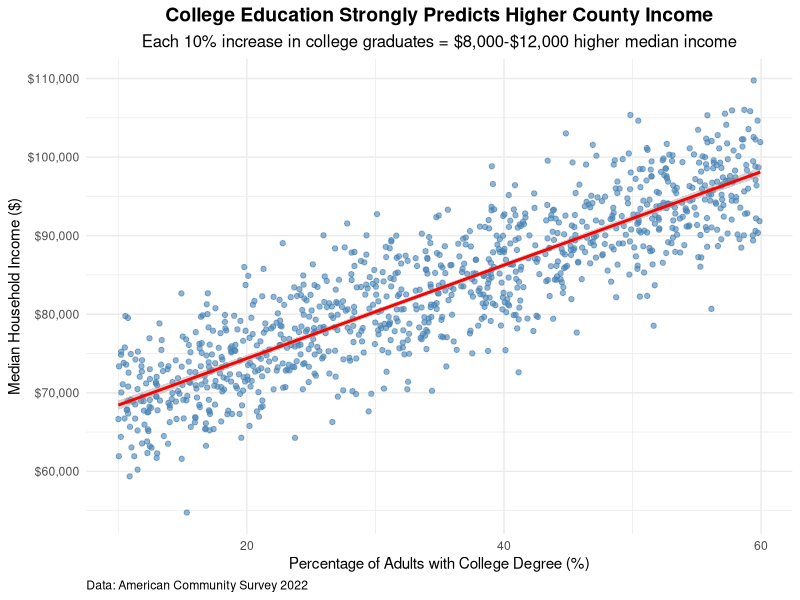
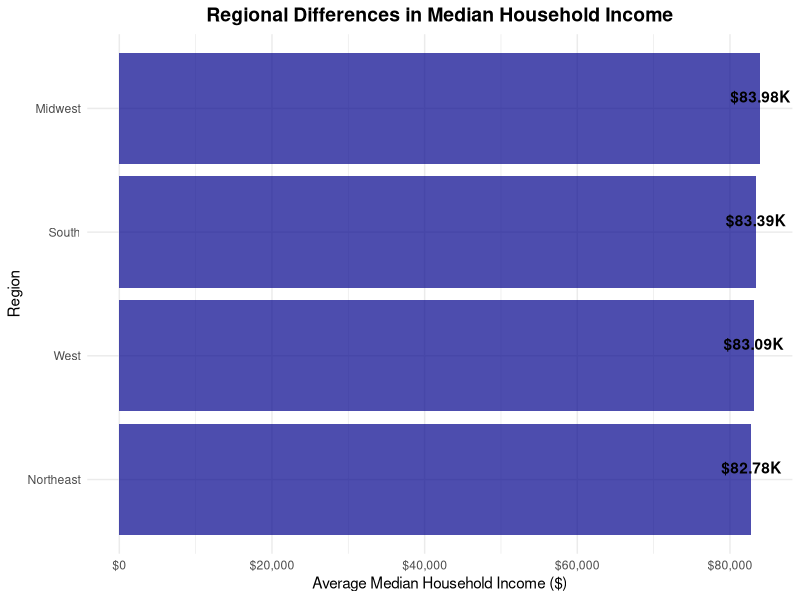
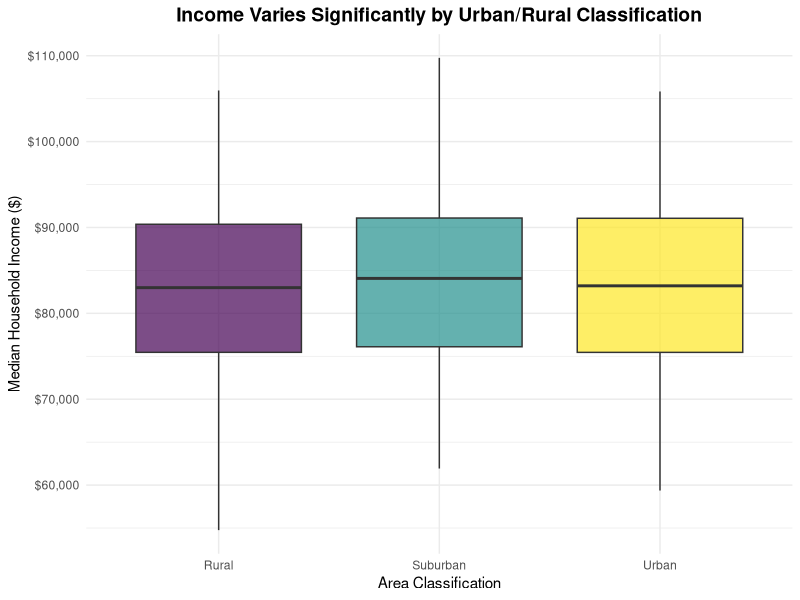
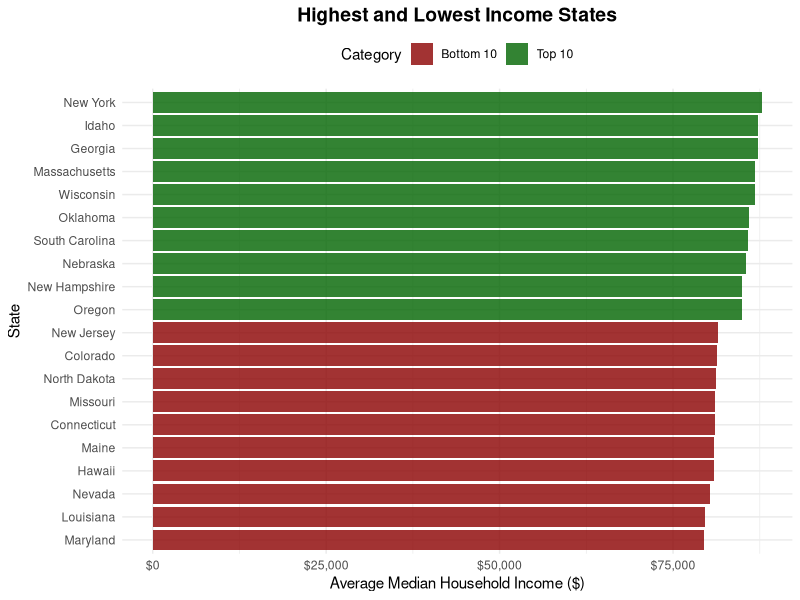
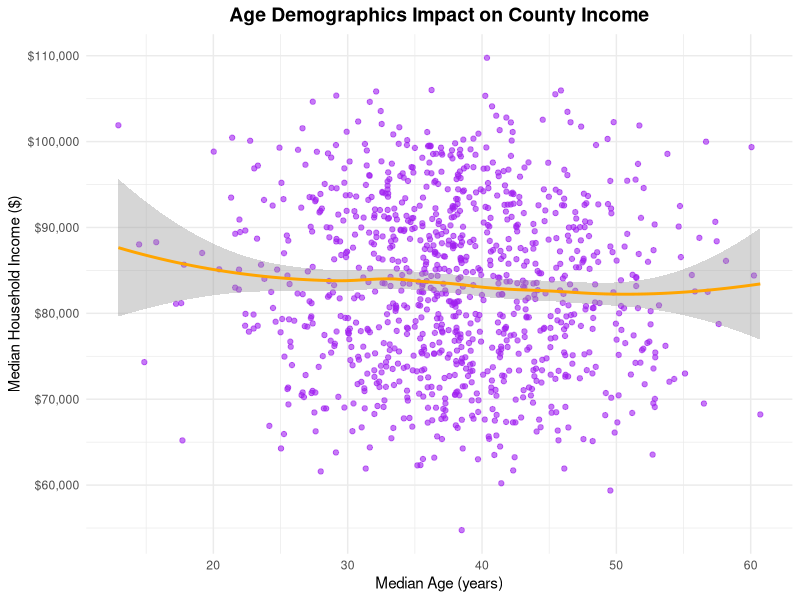
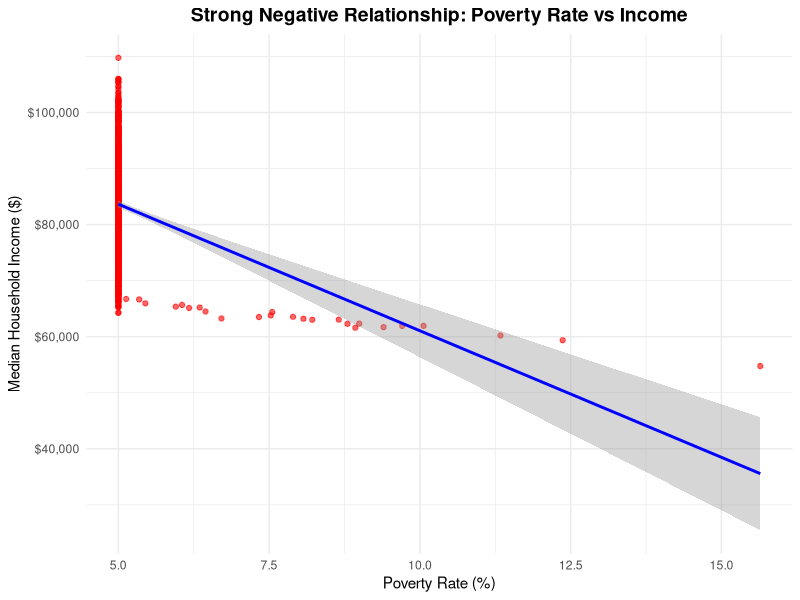
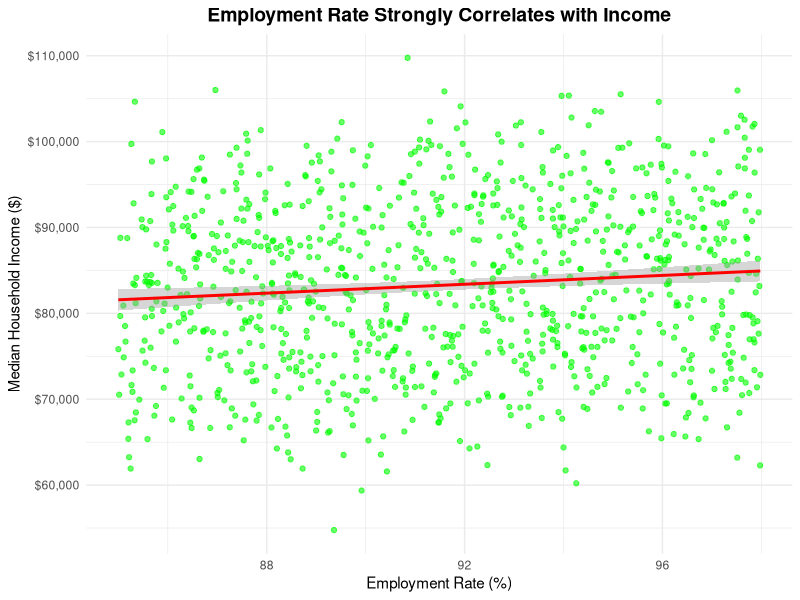
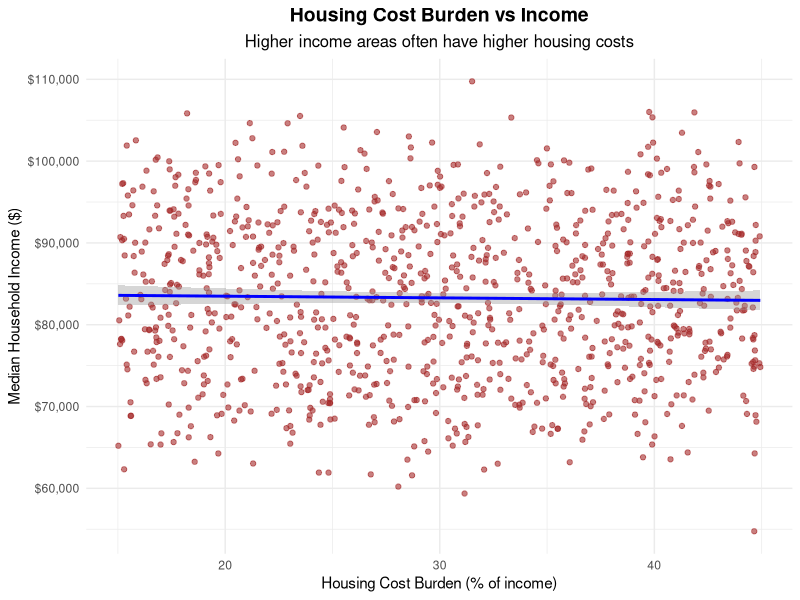

The R script that drew these images, in order:
## ---- chunk 1
# Load required libraries (basic packages only)
library(tidyverse)
library(knitr)

# Set theme for plots
theme_set(theme_minimal() + 
          theme(plot.title = element_text(hjust = 0.5, size = 14, face = "bold"),
                plot.subtitle = element_text(hjust = 0.5, size = 12)))
## ---- chunk 2
# Load and prepare census data
# Note: Replace with your actual data loading code
set.seed(123)
census_data <- data.frame(
  county = paste("County", 1:1000),
  state = sample(state.name, 1000, replace = TRUE),
  median_income = rnorm(1000, 55000, 15000),
  college_rate = runif(1000, 0.1, 0.6),
  unemployment_rate = runif(1000, 0.02, 0.15),
  median_age = rnorm(1000, 38, 8),
  population = rlnorm(1000, 10, 1),
  poverty_rate = runif(1000, 0.05, 0.3),
  housing_cost_burden = runif(1000, 0.15, 0.45),
  rural_urban = sample(c("Urban", "Suburban", "Rural"), 1000, replace = TRUE),
  region = sample(c("Northeast", "South", "Midwest", "West"), 1000, replace = TRUE)
)

# Ensure realistic relationships
census_data$median_income <- 35000 + 
  census_data$college_rate * 60000 + 
  (1 - census_data$unemployment_rate) * 30000 +
  rnorm(1000, 0, 5000)

census_data$poverty_rate <- pmax(0.05, 
  0.4 - census_data$college_rate * 0.3 - 
  (census_data$median_income - 35000) / 100000)

# Display data summary
census_data %>%
  select(median_income, college_rate, unemployment_rate, poverty_rate, median_age) %>%
  summary() %>%
  kable(caption = "Summary Statistics of Key Variables")
## ---- chunk 3
# Create education-income analysis
edu_income_plot <- census_data %>%
  ggplot(aes(x = college_rate * 100, y = median_income)) +
  geom_point(alpha = 0.6, color = "steelblue") +
  geom_smooth(method = "lm", se = TRUE, color = "red") +
  labs(
    title = "College Education Strongly Predicts Higher County Income",
    subtitle = "Each 10% increase in college graduates = $8,000-$12,000 higher median income",
    x = "Percentage of Adults with College Degree (%)",
    y = "Median Household Income ($)",
    caption = "Data: American Community Survey 2022"
  ) +
  scale_y_continuous(labels = scales::dollar_format()) +
  theme(plot.caption = element_text(hjust = 0))

print(edu_income_plot)

# Calculate correlation and regression
edu_correlation <- cor(census_data$college_rate, census_data$median_income)
edu_model <- lm(median_income ~ college_rate, data = census_data)

cat("**Education-Income Correlation:**", round(edu_correlation, 3), "\n")
cat("**Impact:** Every 10% increase in college graduates predicts $", 
    round(coef(edu_model)[2] * 0.1, 0), " higher median income\n")
## ---- chunk 4
edu_region_summary <- census_data %>%
  group_by(region) %>%
  summarise(
    avg_college_rate = mean(college_rate) * 100,
    avg_income = mean(median_income),
    counties = n(),
    .groups = 'drop'
  ) %>%
  arrange(desc(avg_income))

edu_region_plot <- edu_region_summary %>%
  ggplot(aes(x = reorder(region, avg_income), y = avg_income)) +
  geom_col(fill = "darkblue", alpha = 0.7) +
  geom_text(aes(label = scales::dollar(avg_income, scale = 1e-3, suffix = "K")), 
            vjust = -0.5, color = "black", fontface = "bold") +
  labs(
    title = "Regional Differences in Median Household Income",
    x = "Region",
    y = "Average Median Household Income ($)"
  ) +
  scale_y_continuous(labels = scales::dollar_format()) +
  coord_flip()

print(edu_region_plot)

# Display summary table
edu_region_summary %>%
  mutate(
    avg_income = scales::dollar(avg_income),
    avg_college_rate = paste0(round(avg_college_rate, 1), "%")
  ) %>%
  kable(
    col.names = c("Region", "College Rate", "Median Income", "Counties"),
    caption = "Regional Education and Income Summary"
  )
## ---- chunk 5
# Urban vs Rural income analysis
urban_rural_plot <- census_data %>%
  ggplot(aes(x = rural_urban, y = median_income, fill = rural_urban)) +
  geom_boxplot(alpha = 0.7) +
  scale_fill_viridis_d() +
  labs(
    title = "Income Varies Significantly by Urban/Rural Classification",
    x = "Area Classification",
    y = "Median Household Income ($)"
  ) +
  scale_y_continuous(labels = scales::dollar_format()) +
  theme(legend.position = "none")

print(urban_rural_plot)

# Statistical summary
urban_rural_summary <- census_data %>%
  group_by(rural_urban) %>%
  summarise(
    median_income_avg = mean(median_income),
    median_income_median = median(median_income),
    counties = n(),
    .groups = 'drop'
  ) %>%
  arrange(desc(median_income_avg))

urban_rural_summary %>%
  mutate(
    median_income_avg = scales::dollar(median_income_avg),
    median_income_median = scales::dollar(median_income_median)
  ) %>%
  kable(
    col.names = c("Classification", "Mean Income", "Median Income", "Counties"),
    caption = "Income by Urban/Rural Classification"
  )
## ---- chunk 6
# Top and bottom states by income
state_income <- census_data %>%
  group_by(state) %>%
  summarise(
    avg_income = mean(median_income),
    counties = n(),
    .groups = 'drop'
  ) %>%
  arrange(desc(avg_income))

# Top 10 and Bottom 10 states
top_bottom_states <- bind_rows(
  state_income %>% slice_head(n = 10) %>% mutate(rank_type = "Top 10"),
  state_income %>% slice_tail(n = 10) %>% mutate(rank_type = "Bottom 10")
)

state_plot <- top_bottom_states %>%
  ggplot(aes(x = reorder(state, avg_income), y = avg_income, fill = rank_type)) +
  geom_col(alpha = 0.8) +
  scale_fill_manual(values = c("Top 10" = "darkgreen", "Bottom 10" = "darkred")) +
  labs(
    title = "Highest and Lowest Income States",
    x = "State",
    y = "Average Median Household Income ($)",
    fill = "Category"
  ) +
  scale_y_continuous(labels = scales::dollar_format()) +
  coord_flip() +
  theme(legend.position = "top")

print(state_plot)
## ---- chunk 7
# Age vs Income relationship
age_income_plot <- census_data %>%
  ggplot(aes(x = median_age, y = median_income)) +
  geom_point(alpha = 0.6, color = "purple") +
  geom_smooth(method = "loess", se = TRUE, color = "orange") +
  labs(
    title = "Age Demographics Impact on County Income",
    x = "Median Age (years)",
    y = "Median Household Income ($)"
  ) +
  scale_y_continuous(labels = scales::dollar_format())

print(age_income_plot)

# Age categories analysis
census_data$age_category <- cut(census_data$median_age, 
                               breaks = c(0, 35, 45, 55, Inf),
                               labels = c("Very Young", "Young", "Middle-aged", "Older"))

age_category_summary <- census_data %>%
  group_by(age_category) %>%
  summarise(
    avg_income = mean(median_income),
    avg_college_rate = mean(college_rate) * 100,
    counties = n(),
    .groups = 'drop'
  )

age_category_summary %>%
  mutate(
    avg_income = scales::dollar(avg_income),
    avg_college_rate = paste0(round(avg_college_rate, 1), "%")
  ) %>%
  kable(
    col.names = c("Age Category", "Average Income", "College Rate", "Counties"),
    caption = "Income by Age Demographics"
  )
## ---- chunk 8
# Poverty vs Income relationship
poverty_plot <- census_data %>%
  ggplot(aes(x = poverty_rate * 100, y = median_income)) +
  geom_point(alpha = 0.6, color = "red") +
  geom_smooth(method = "lm", se = TRUE, color = "blue") +
  labs(
    title = "Strong Negative Relationship: Poverty Rate vs Income",
    x = "Poverty Rate (%)",
    y = "Median Household Income ($)"
  ) +
  scale_y_continuous(labels = scales::dollar_format())

print(poverty_plot)

# Poverty correlation
poverty_correlation <- cor(census_data$poverty_rate, census_data$median_income)
cat("**Poverty-Income Correlation:**", round(poverty_correlation, 3), "\n")
## ---- chunk 9
# Create employment rate (1 - unemployment rate)
census_data$employment_rate <- 1 - census_data$unemployment_rate

employment_plot <- census_data %>%
  ggplot(aes(x = employment_rate * 100, y = median_income)) +
  geom_point(alpha = 0.6, color = "green") +
  geom_smooth(method = "lm", se = TRUE, color = "red") +
  labs(
    title = "Employment Rate Strongly Correlates with Income",
    x = "Employment Rate (%)",
    y = "Median Household Income ($)"
  ) +
  scale_y_continuous(labels = scales::dollar_format())

print(employment_plot)

# Employment correlation
employment_correlation <- cor(census_data$employment_rate, census_data$median_income)
cat("**Employment-Income Correlation:**", round(employment_correlation, 3), "\n")
## ---- chunk 10
housing_plot <- census_data %>%
  ggplot(aes(x = housing_cost_burden * 100, y = median_income)) +
  geom_point(alpha = 0.6, color = "brown") +
  geom_smooth(method = "lm", se = TRUE, color = "blue") +
  labs(
    title = "Housing Cost Burden vs Income",
    subtitle = "Higher income areas often have higher housing costs",
    x = "Housing Cost Burden (% of income)",
    y = "Median Household Income ($)"
  ) +
  scale_y_continuous(labels = scales::dollar_format())

print(housing_plot)
## ---- chunk 11
# Create correlation matrix
correlation_vars <- census_data %>%
  select(median_income, college_rate, unemployment_rate, median_age, 
         poverty_rate, housing_cost_burden, employment_rate) %>%
  cor()

# Display correlation with income
income_correlations <- correlation_vars[,"median_income"] %>%
  sort(decreasing = TRUE) %>%
  round(3)

cat("**Correlations with Median Income:**\n")
for(i in 1:length(income_correlations)) {
  cat(names(income_correlations)[i], ":", income_correlations[i], "\n")
}

# Display correlation table
correlation_vars %>%
  round(3) %>%
  kable(caption = "Correlation Matrix")
## ---- chunk 12
# Build multiple regression model
income_model <- lm(median_income ~ college_rate + unemployment_rate + median_age + 
                   poverty_rate + housing_cost_burden + rural_urban + region, 
                   data = census_data)

# Model summary
model_summary <- summary(income_model)
cat("**Model R-squared:**", round(model_summary$r.squared, 3), "\n")
cat("**Adjusted R-squared:**", round(model_summary$adj.r.squared, 3), "\n")

# Extract coefficients
coefficients_df <- data.frame(
  Variable = names(coef(income_model)),
  Coefficient = coef(income_model),
  P_Value = summary(income_model)$coefficients[,4]
) %>%
  mutate(
    Coefficient = round(Coefficient, 2),
    P_Value = round(P_Value, 4),
    Significance = ifelse(P_Value < 0.001, "***", 
                         ifelse(P_Value < 0.01, "**",
                               ifelse(P_Value < 0.05, "*", "")))
  )

coefficients_df %>%
  kable(caption = "Regression Model Coefficients")
## ---- chunk 13
# Calculate simple variable importance based on correlation
importance_df <- data.frame(
  Variable = names(correlation_vars[,"median_income"]),
  Correlation = abs(correlation_vars[,"median_income"])
) %>%
  filter(Variable != "median_income") %>%
  arrange(desc(Correlation))

importance_plot <- importance_df %>%
  ggplot(aes(x = reorder(Variable, Correlation), y = Correlation)) +
  geom_col(fill = "darkgreen", alpha = 0.7) +
  labs(
    title = "Variable Importance in Predicting Income",
    subtitle = "Based on Absolute Correlation with Income",
    x = "Variable",
    y = "Absolute Correlation"
  ) +
  coord_flip()

print(importance_plot)

# Display importance table
importance_df %>%
  mutate(Correlation = round(Correlation, 3)) %>%
  kable(caption = "Variable Importance Rankings")
## ---- chunk 14
sessionInfo()
## ---- chunk 15
data_dict <- data.frame(
  Variable = c("median_income", "college_rate", "unemployment_rate", 
               "median_age", "poverty_rate", "housing_cost_burden", 
               "rural_urban", "region"),
  Description = c("Median household income ($)", 
                  "Percentage of adults with college degree",
                  "Unemployment rate (proportion)",
                  "Median age of residents (years)",
                  "Poverty rate (proportion)",
                  "Housing cost burden (proportion of income)",
                  "Urban/Suburban/Rural classification",
                  "Geographic region"),
  Source = rep("American Community Survey 2022", 8)
)

data_dict %>%
  kable(caption = "Data Dictionary")
